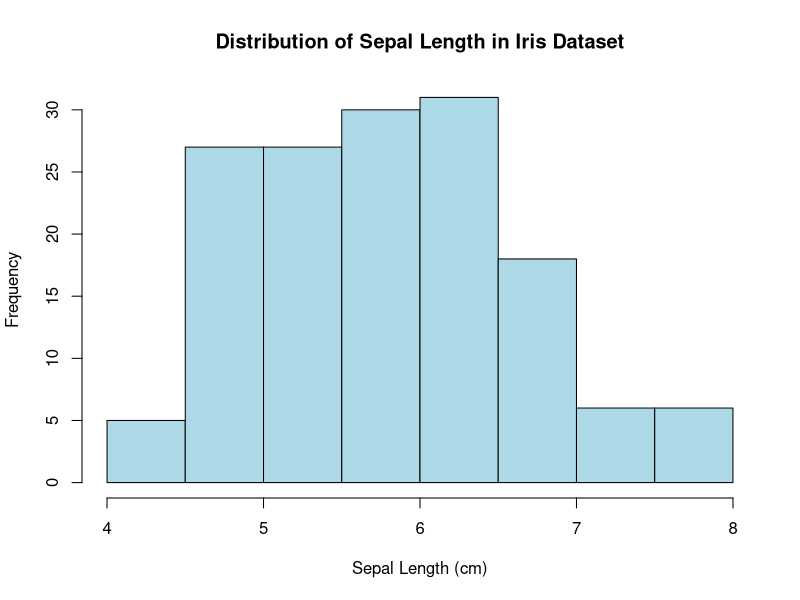
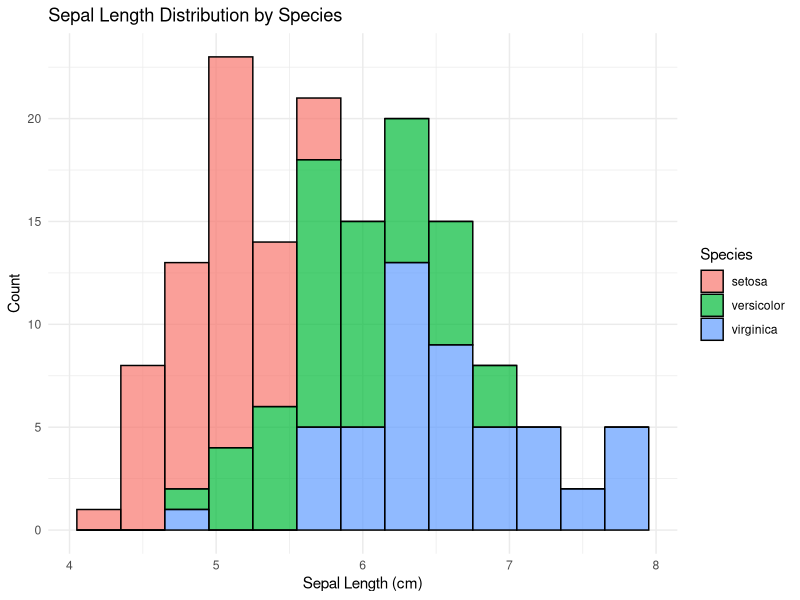
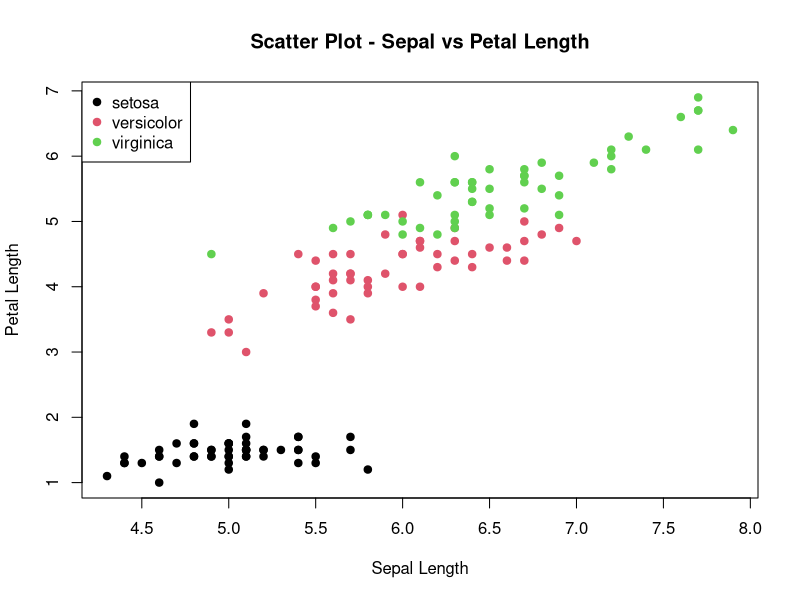
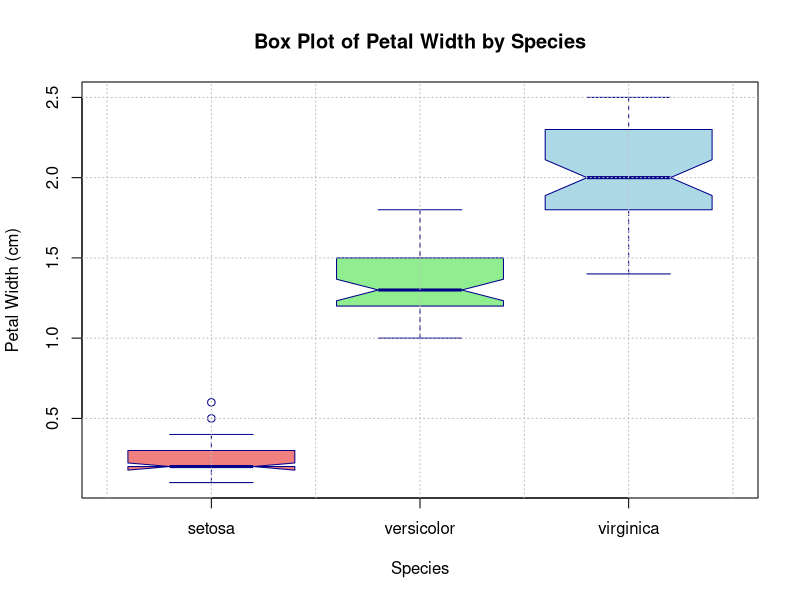
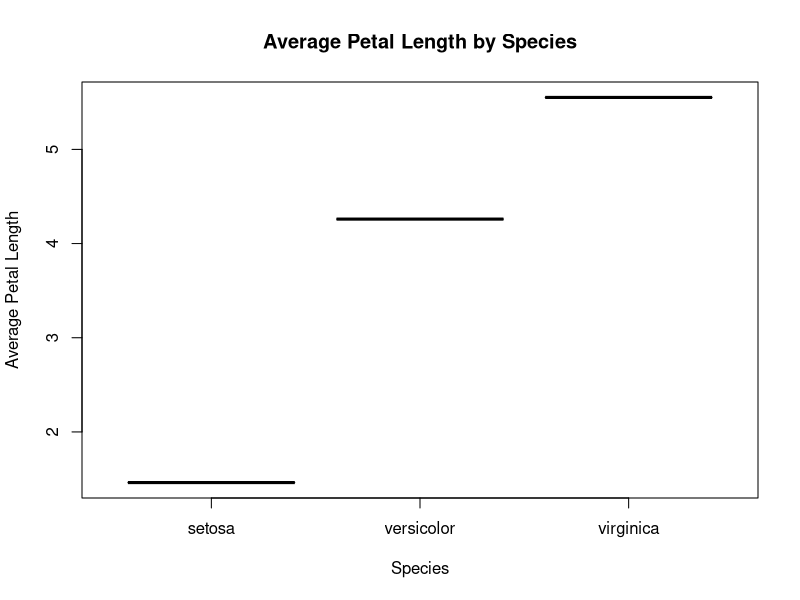
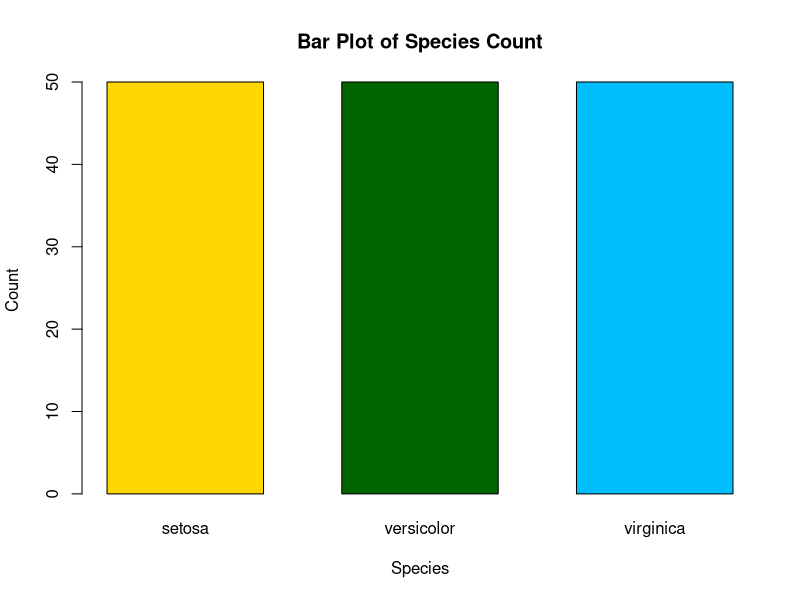
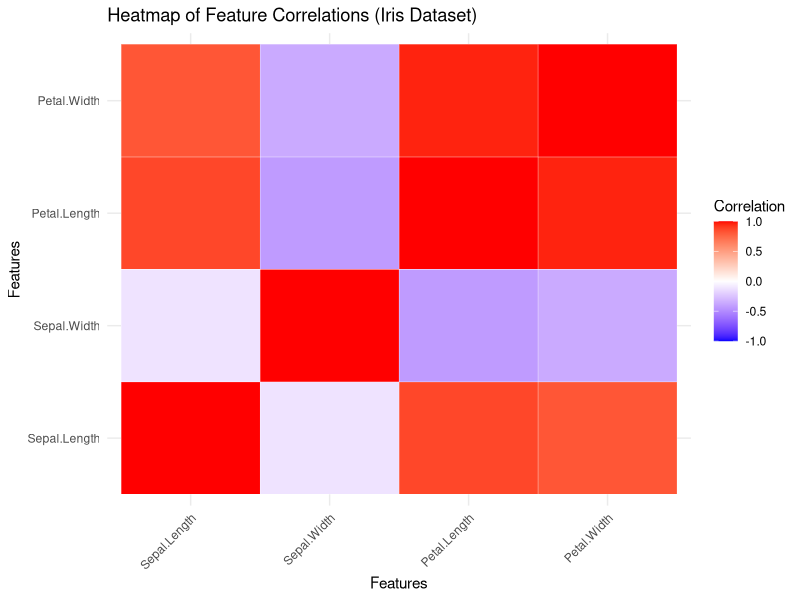

Recreate these plots in R, in order.
# ====================================================================
# lab10_obsidian.R
# Collaborative R Visualization Project
# Dataset: iris 
# Team Members:
# Rudresh 2330
# Sangana Ibrampurkar 2310
# Sanika Hoble 2309
# Unnat Umerye 2303
# Shripad Chodankar 2317
# Rakshita Kubal 2319 
# Adit Amonkar 2304
# ====================================================================
# Load dataset
data(iris)

# View structure
str(iris)

# 1. Histogram - Distribution of Sepal Length
# View structure
str(iris)

# Histogram for Sepal.Length
hist(iris$Sepal.Length,
     main = "Distribution of Sepal Length in Iris Dataset",
     xlab = "Sepal Length (cm)",
     ylab = "Frequency",
     col = "lightblue",
     border = "black")

library(ggplot2)
ggplot(iris, aes(x = Sepal.Length, fill = Species)) +
  geom_histogram(binwidth = 0.3, color = "black", alpha = 0.7) +
  labs(title = "Sepal Length Distribution by Species",
       x = "Sepal Length (cm)",
       y = "Count") +
  theme_minimal()


# 2. Scatter Plot - Sepal vs Petal Length
plot(iris$Sepal.Length, iris$Petal.Length,
     main = "Scatter Plot - Sepal vs Petal Length",
     xlab = "Sepal Length",
     ylab = "Petal Length",
     col = iris$Species,
     pch = 19)
legend("topleft", legend = unique(iris$Species), col = 1:3, pch = 19)


# 3. Box Plot - Petal Width by Species
# Description:
# This box plot visualizes the distribution of Petal Width for each species in the iris dataset.
# It helps identify the spread, median, and any potential outliers.

# Display first few rows to understand structure
head(iris)

# Box Plot to compare Petal Width across Species
boxplot(Petal.Width ~ Species,
        data = iris,
        main = "Box Plot of Petal Width by Species",
        xlab = "Species",
        ylab = "Petal Width (cm)",
        col = c("lightcoral", "lightgreen", "lightblue"),
        border = "darkblue",
        notch = TRUE)  #Adds notches to show median confidence interval
# Add grid lines for better readability
grid(nx = NULL, ny = NULL, col = "grey", lty = "dotted")

# Explanation :
# 1. Each box represents the interquartile range (IOR) of Petal Width for a species.
# 2. The horizontal line inside each box is the median Petal Width.
# 3. The whiskers show variability outside the upper and lower quartiles.
# 4. Points outside the whiskers (if any) represent outliers.
# 5. From the plot, we observe:
#    - Iris-setosa has the smallest and least variable petal width.
#    - Iris-versicolor shows moderate spread.
#    - Iris-virginica has the largest pertal width range. 


# 4. Line Plot - Mean Petal Length per Species
avg <- aggregate(Petal.Length ~ Species, iris, mean)
plot(avg$Species, avg$Petal.Length,
     type = "o",
     main = "Average Petal Length by Species",
     xlab = "Species",
     ylab = "Average Petal Length",
     col = "purple")


# 5. Bar Plot - Count of Each Species
species_count <- table(iris$Species)

barplot(species_count,
        main = "Bar Plot of Species Count",
        xlab = "Species",
        ylab = "Count",
        col = c("gold", "darkgreen", "deepskyblue"),
        border = "black",
        space = 0.5)


# 6. Pie Chart


# 7. Heat Map 
library(reshape2)

# Compute correlation matrix
cor_matrix <- cor(iris[, 1:4])

# Melt correlation matrix for ggplot2
melted_cor <- melt(cor_matrix)

# Create heatmap
ggplot(melted_cor, aes(x = Var1, y = Var2, fill = value)) +
  geom_tile(color = "white") +
  scale_fill_gradient2(low = "blue", high = "red", mid = "white",
                       midpoint = 0, limit = c(-1, 1),
                       name = "Correlation") +
  theme_minimal() +
  labs(title = "Heatmap of Feature Correlations (Iris Dataset)",
       x = "Features", y = "Features") +
  theme(axis.text.x = element_text(angle = 45, vjust = 1, hjust = 1))
